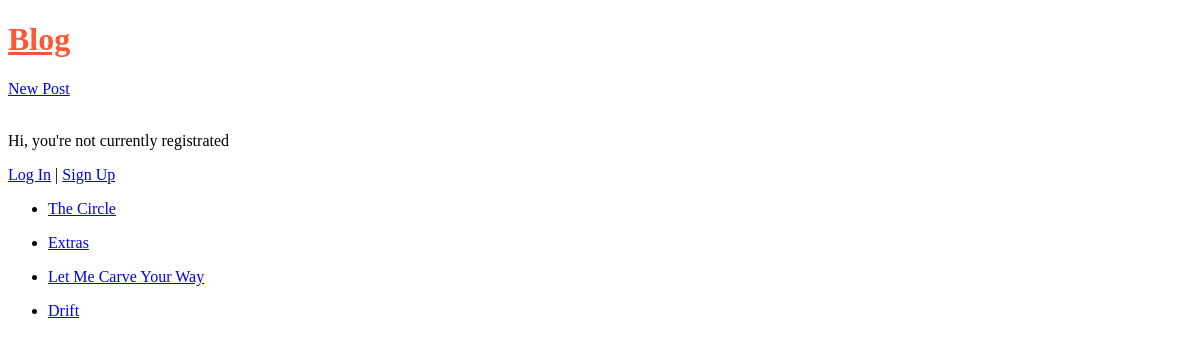
Before: / with the older database file.
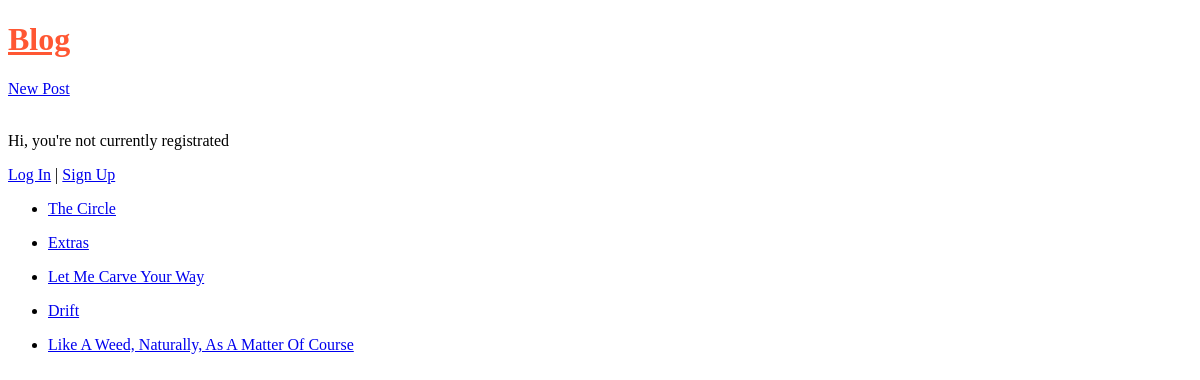
After: the same page with the newer database file.
### blogs/models.py (models this page shows, shortened)
class Post(models.Model):
    title = models.CharField(max_length=120)
    body = models.TextField()
    author = models.ForeignKey(
        "auth.User",
        on_delete=models.CASCADE,
    )
    created_at = models.DateTimeField(auto_now_add=True)

### blogs/views.py (the view)
# urls.py: path("", BlogListView.as_view(), name="home"),
class BlogListView(ListView):
    model = Post
    template_name = "home.html"

### templates/home.html
{% extends "_base.html" %}
{% block content %}
    {% if user.is_authenticated %}
        <br>
        Welcome again, {{ user.username }}
        <form action="{% url 'logout' %}" method="post">{% csrf_token %}
            <button type="submit">Log Out</button>
        </form>
        <br>
    {% else %}
        <br>
        <p>Hi, you're not currently registrated</p>
        <a href="{% url 'login' %}">Log In</a> |
        <a href="{% url 'signup' %}">Sign Up</a>
    {% endif %}
    {% for post in post_list %}
        <ul>
            <li>
                <a href="{% url 'detail' post.pk %}">{{ post.title }}</a>
            </li>
        </ul>
    {% endfor %}
{% endblock content %}

Changed rows visible on the page:
added Post: title "Like A Weed, Naturally, As A Matter Of Course"
